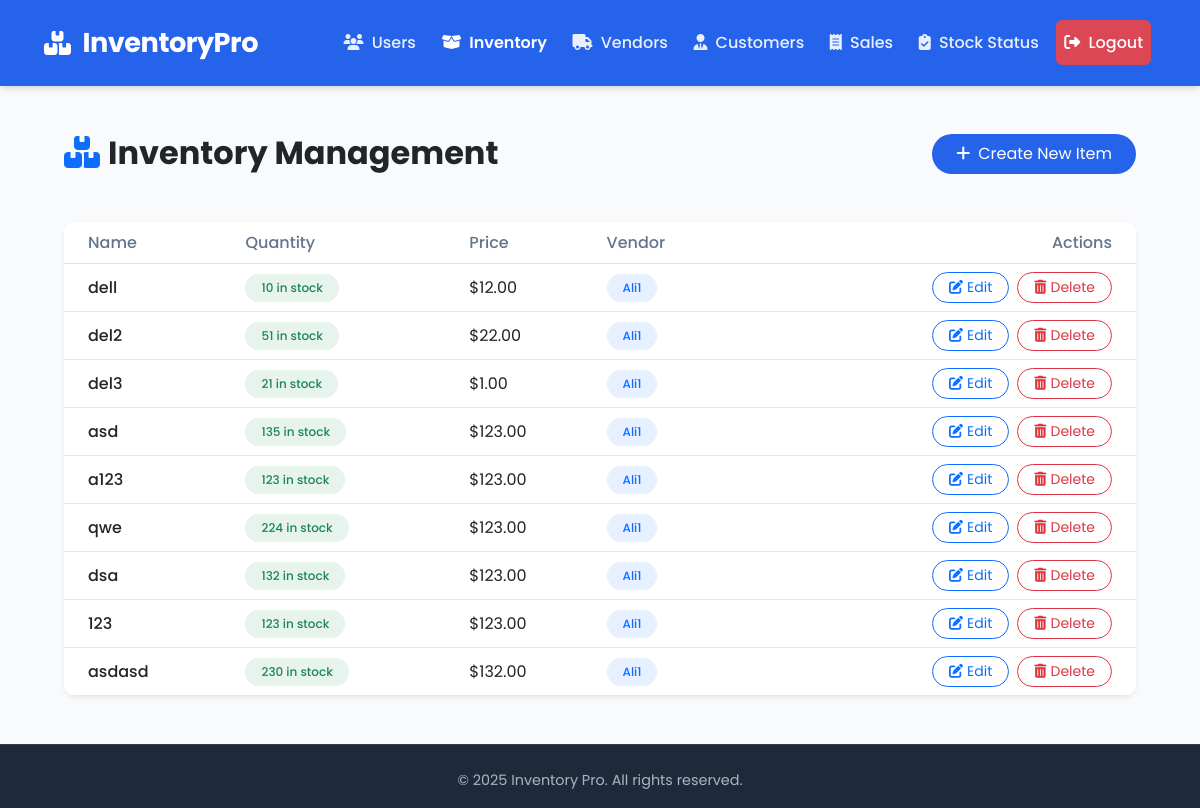
Screenshot of /inventory/inventory_list (signed in) with the database file from the repository.
### app/inventory/models.py (models this page shows, shortened)
class Inventory(db.Model):
    __tablename__ = 'inventory'
    id = db.Column(db.Integer, primary_key=True)
    name = db.Column(db.String(100), nullable=False)
    quantity = db.Column(db.Integer, nullable=False)
    price = db.Column(db.Numeric(10, 2), nullable=False)
    vendor_id = db.Column(db.Integer, db.ForeignKey('vendors.id', ondelete='CASCADE'), nullable=False)
    sales = db.relationship('SaleProduct', back_populates='inventory', overlaps="sale_products")
    minimum_stock_required = db.Column(db.Integer, nullable=True, default=5)  # Minimum stock threshold for inventory
    last_updated_at = db.Column(db.DateTime, nullable=True, default=datetime.utcnow, onupdate=datetime.utcnow)  # Track when record was last updated
    last_checked_at = db.Column(db.DateTime, nullable=True, default=datetime.utcnow)  # Track the last time the stock was checked

class Vendor(db.Model):
    __tablename__ = 'vendors'
    id = db.Column(db.Integer, primary_key=True)
    name = db.Column(db.String(100), nullable=False)
    contact_info = db.Column(db.Text, nullable=False)
    address = db.Column(db.String(200), nullable=True)
    phone_number = db.Column(db.String(15), nullable=True)
    email = db.Column(db.String(100), nullable=True)
    inventory_items = db.relationship('Inventory', backref='vendor', lazy=True, cascade="all, delete")

### app/inventory/views.py (the view)
@inventory_bp.route('/inventory_list')
@login_required
def inventory_list():
    inventory_items = Inventory.query.all()
    return render_template('inventory/inventory_list.html', inventory_items=inventory_items)

### app/templates/inventory/inventory_list.html (shortened to what this page needs)
{% extends 'after_login.html' %}
{% block content %}
<div class="container py-5">
    <div class="d-flex justify-content-between align-items-center mb-5">
        <h2 class="fw-bold text-dark mb-0">
            <i class="fas fa-boxes me-2 text-primary"></i>Inventory Management
        </h2>
        <a href="{{ url_for('inventory.inventory_create') }}" class="btn btn-primary rounded-pill px-4">
            <i class="fas fa-plus me-2"></i>Create New Item
        </a>
    </div>
    <div class="card border-0 shadow-sm rounded-3 overflow-hidden">
        <div class="card-body p-0">
            <div class="table-responsive">
                <table class="table table-hover align-middle mb-0">
                    <thead class="bg-light">
                        <tr>
                            <th class="ps-4 fw-medium text-secondary">Name</th>
                            <th class="fw-medium text-secondary">Quantity</th>
                            <th class="fw-medium text-secondary">Price</th>
                            <th class="fw-medium text-secondary">Vendor</th>
                            <th class="text-end pe-4 fw-medium text-secondary">Actions</th>
                        </tr>
                    </thead>
                    <tbody>
                        {% for item in inventory_items %}
                        <tr>
                            <td class="ps-4 fw-medium">{{ item.name }}</td>
                            <td>
                                <span class="badge {% if item.quantity < 10 %}bg-danger bg-opacity-10 text-danger{% else %}bg-success bg-opacity-10 text-success{% endif %} rounded-pill px-3 py-2">
                                    {{ item.quantity }} in stock
                                </span>
                            </td>
                            <td>${{ "%.2f"|format(item.price) }}</td>
                            <td>
                                <span class="badge bg-primary bg-opacity-10 text-primary rounded-pill px-3 py-2">
                                    {{ item.vendor.name }}
                                </span>
                            </td>
                            <td class="text-end pe-4">
                                <div class="d-flex justify-content-end gap-2">
                                    <a href="{{ url_for('inventory.inventory_update', pk=item.id) }}"
                                       class="btn btn-sm btn-outline-primary rounded-pill px-3">
                                        <i class="fas fa-edit me-1"></i>Edit
                                    </a>
                                    <form action="{{ url_for('inventory.inventory_delete', pk=item.id) }}" method="POST" style="display: inline;">
                                        <button type="submit" class="btn btn-sm btn-outline-danger rounded-pill px-3"
                                                onclick="return confirm('Are you sure you want to delete this item?');">
                                            <i class="fas fa-trash-alt me-1"></i>Delete
                                        </button>
                                    </form>
                                </div>
                            </td>
                        </tr>
                        {% endfor %}
                    </tbody>
                </table>
            </div>
        </div>
    </div>
</div>
{% endblock %}

### app/templates/after_login.html (shortened to what this page needs)
<!DOCTYPE html>
<html lang="en">
<head>
    <link href="https://cdnjs.cloudflare.com/ajax/libs/font-awesome/6.4.0/css/all.min.css" rel="stylesheet">
    <link href="https://cdn.jsdelivr.net/npm/bootstrap@5.3.0/dist/css/bootstrap.min.css" rel="stylesheet">
</head>
<body class="{% if request.endpoint in ['users.login', 'users.register'] %}auth-page{% endif %}">
    <nav class="navbar navbar-expand-lg">
        <div class="container-fluid">
            <a class="navbar-brand" href="{{ url_for('inventory.inventory_list') if current_user.is_authenticated else url_for('users.login_view') }}">
                <i class="fas fa-boxes"></i> InventoryPro
            </a>
            {% if current_user.is_authenticated and not request.endpoint in ['users.login', 'users.register'] %}
            <div class="collapse navbar-collapse" id="navbarNav">
                <ul class="navbar-nav ms-auto">
                    <li class="nav-item">
                        <a class="nav-link {% if request.endpoint == 'users.user_list' %}active{% endif %}" href="{{ url_for('users.user_list') }}">
                            <i class="fas fa-users me-1"></i> Users
                        </a>
                    </li>
                    <li class="nav-item">
                        <a class="nav-link {% if request.endpoint == 'inventory.inventory_list' %}active{% endif %}" href="{{ url_for('inventory.inventory_list') }}">
                            <i class="fas fa-box-open me-1"></i> Inventory
                        </a>
                    </li>
                    <li class="nav-item">
                        <a class="nav-link {% if request.endpoint == 'inventory.vendor_list' %}active{% endif %}" href="{{ url_for('inventory.vendor_list') }}">
                            <i class="fas fa-truck me-1"></i> Vendors
                        </a>
                    </li>
                    <li class="nav-item">
                        <a class="nav-link {% if request.endpoint == 'customer.customer_list' %}active{% endif %}" href="{{ url_for('customer.customer_list') }}">
                            <i class="fas fa-user-tie me-1"></i> Customers
                        </a>
                    </li>
                    <li class="nav-item">
                        <a class="nav-link {% if request.endpoint == 'sales.sale_list' %}active{% endif %}" href="{{ url_for('sales.sale_list') }}">
                            <i class="fas fa-receipt me-1"></i> Sales
                        </a>
                    </li>
                    <li class="nav-item">
                        <a class="nav-link {% if request.endpoint == 'inventory.stock_status' %}active{% endif %}" href="{{ url_for('inventory.stock_status') }}">
                            <i class="fas fa-clipboard-check me-1"></i> Stock Status
                        </a>
                    </li>
                    <li class="nav-item">
                        <a class="nav-link logout-btn" href="{{ url_for('users.logout') }}">
                            <i class="fas fa-sign-out-alt me-1"></i> Logout
                        </a>
                    </li>
                </ul>
            </div>
            {% endif %}
        </div>
    </nav>
    <main class="container">
        {% block content %}
        {% endblock %}
    </main>
     <footer class="footer">
        <div class="copyright">
            <p>&copy; 2025 Inventory Pro. All rights reserved.</p>
        </div>
    </footer>
</body>
</html>

### app/templates/after_login.html (style rules this page uses)
:root { --primary: #2563eb; --primary-dark: #1e40af; --secondary: #10b981; --light: #f8fafc; --dark: #1e293b; --gray: #64748b; --card-bg: #ffffff; --shadow: 0 4px 6px -1px rgba(0, 0, 0, 0.1), 0 2px 4px -1px rgba(0, 0, 0, 0.06); --transition: all 0.3s cubic-bezier(0.4, 0, 0.2, 1); }
body { font-family: 'Poppins', sans-serif; background-color: var(--light); color: var(--dark); min-height: 100vh; display: flex; flex-direction: column; line-height: 1.6; }
.navbar { background-color: var(--primary); box-shadow: var(--shadow); padding: 1rem 2rem; margin: 0; position: sticky; top: 0; z-index: 1000; }
.navbar-brand { font-weight: 700; font-size: 1.7rem; color: white; display: flex; align-items: center; letter-spacing: -0.5px; }
.navbar-brand i { margin-right: 12px; font-size: 1.5rem; }
.nav-link { font-weight: 500; color: rgba(255, 255, 255, 0.9); padding: 0.6rem 1rem; margin: 0 0.3rem; border-radius: 6px; transition: var(--transition); position: relative; }
.nav-link.active { color: white !important; font-weight: 600; }
.nav-link.active::after { content: ''; position: absolute; bottom: -4px; left: 15%; width: 70%; height: 3px; border-radius: 3px; }
.logout-btn { color: white !important; background-color: rgba(239, 68, 68, 0.9); }
main { flex: 1; padding: 3rem 0; }
.container { max-width: 1200px; padding: 0 2rem; }
.card { border: none; border-radius: 10px; box-shadow: var(--shadow); transition: var(--transition); background-color: var(--card-bg); }
.btn-primary { background-color: var(--primary); border: none; padding: 0.5rem 1.25rem; border-radius: 6px; transition: var(--transition); }
.footer { background-color: var(--dark); color: white; text-align: center; }
.copyright { padding-top: 1.5rem; border-top: 1px solid rgba(255, 255, 255, 0.1); color: #adb5bd; font-size: 0.9rem; }
table { border-collapse: separate; border-spacing: 0; width: 100%; }
th { background-color: var(--primary); color: white; font-weight: 500; padding: 0.75rem 1rem; }
td { padding: 0.75rem 1rem; border-bottom: 1px solid #e2e8f0; }

### app/templates/inventory/inventory_list.html (style rules this page uses)
.card { transition: transform 0.3s ease, box-shadow 0.3s ease; border-radius: 12px !important; }
.rounded-3 { border-radius: 12px !important; }
.rounded-pill { border-radius: 50rem !important; }
.badge { font-weight: 500; }
.text-secondary { color: #64748b !important; }

### rows the page displays
Inventory: name "dell", quantity "10", price "12.00", vendor.name "Ali1"
Inventory: name "del2", quantity "51", price "22.00", vendor.name "Ali1"
Inventory: name "del3", quantity "21", price "1.00", vendor.name "Ali1"
Inventory: name "asd", quantity "135", price "123.00", vendor.name "Ali1"
Inventory: name "a123", quantity "123", price "123.00", vendor.name "Ali1"
Inventory: name "qwe", quantity "224", price "123.00", vendor.name "Ali1"
Inventory: name "dsa", quantity "132", price "123.00", vendor.name "Ali1"
Inventory: name "123", quantity "123", price "123.00", vendor.name "Ali1"
Inventory: name "asdasd", quantity "230", price "132.00", vendor.name "Ali1"
